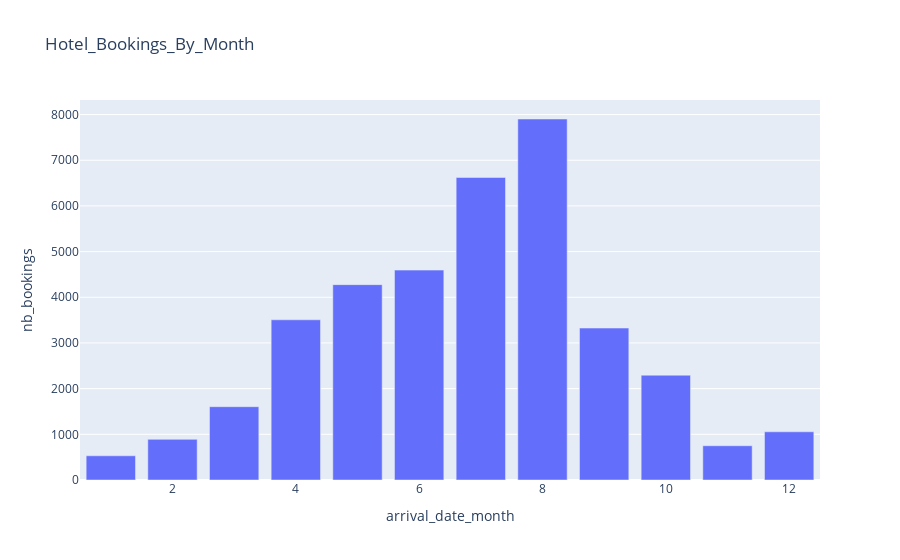

This figure's notebook cell:
### Code cell
bookings_by_month=hotel_bookings.groupby('arrival_date_month',as_index=False)[['hotel']].count().rename(columns={'hotel':'nb_bookings'})
months=['January','February','March','April','May','June','July','August','September','October','November','December']
fig=px.bar(
bookings_by_month,
x='arrival_date_month',
y='nb_bookings',
title=f'Hotel_Bookings_By_Month',
category_orders={"arrival_date_month":months})
fig.show(config={"displayModeBar":False})

### Figure 1 — Plotly figure (JSON) as saved in the notebook; plotly's stock layout.template omitted (floating-point values rounded to 4 significant figures)
{"data": [{"alignmentgroup": "True", "hovertemplate": "arrival_date_month=%{x}<br>nb_bookings=%{y}<extra></extra>", "legendgroup": "", "marker": {"color": "#636efa", "pattern": {"shape": ""}}, "name": "", "offsetgroup": "", "orientation": "v", "showlegend": false, "textposition": "auto", "type": "bar", "x": [1, 2, 3, 4, 5, 6, 7, 8, 9, 10, 11, 12], "xaxis": "x", "y": [530, 890, 1605, 3507, 4277, 4595, 6623, 7903, 3326, 2294, 750, 1055], "yaxis": "y"}], "layout": {"barmode": "relative", "legend": {"tracegroupgap": 0}, "title": {"text": "Hotel_Bookings_By_Month"}, "xaxis": {"anchor": "y", "categoryarray": ["January", "February", "March", "April", "May", "June", "July", "August", "September", "October", "November", "December"], "categoryorder": "array", "domain": [0, 1], "title": {"text": "arrival_date_month"}}, "yaxis": {"anchor": "x", "domain": [0, 1], "title": {"text": "nb_bookings"}}}}
